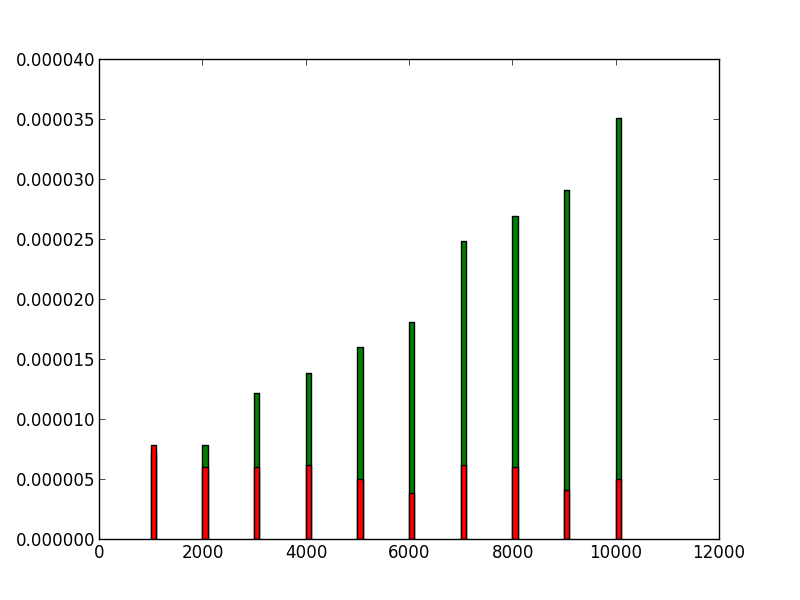

Generate this figure with Python:
from time import time
from random import random
from random import choice
import matplotlib.pyplot as plt


def linear_search(collection, target):

	for i in collection:
		if i == target:
			return i

	return -1

def binary_search(collection, target):

	low, high = 0, len(collection) - 1	

	while low <= high:
		mid = (low + high) / 2
		if collection[mid] == target:
			return mid
		elif target < collection[mid]:
			high = mid - 1
		else:
			low = mid + 1

	return -1


def main():

	sizes = [i for i in range(0, 11000, 1000)]
	lists = [sorted([int(1000 * random()) for i in xrange(size)]) for size in sizes if size != 0]
	results = {}
	
	target = 57
	for lst in lists:
		start_time = time()
		linear_search(lst, target)
		linear_time = time() - start_time
		
		start_time = time()
		binary_search(lst, target)
		binary_time = time() - start_time
	

		results[len(lst)] = (linear_time, binary_time)

	linear = {i : results[i][0] for i in results}
	binary = {i : results[i][1] for i in results}

	print 'n \t Linear Search \t Binary Search'
	print '-' * 37

	for itm in sizes[1:]:
		print "%d \t %.8f \t %.8f " % (itm, results[itm][0], results[itm][1])

	plt.bar(linear.keys(), linear.values(), 100, color='g')
	plt.bar(binary.keys(), binary.values(), 100, color='r')
	plt.show()

if __name__ == '__main__':
	main()
